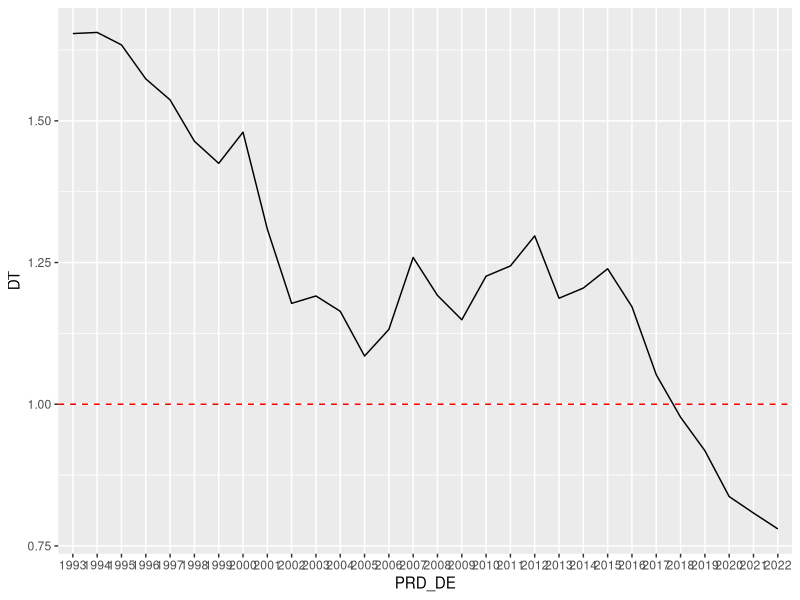
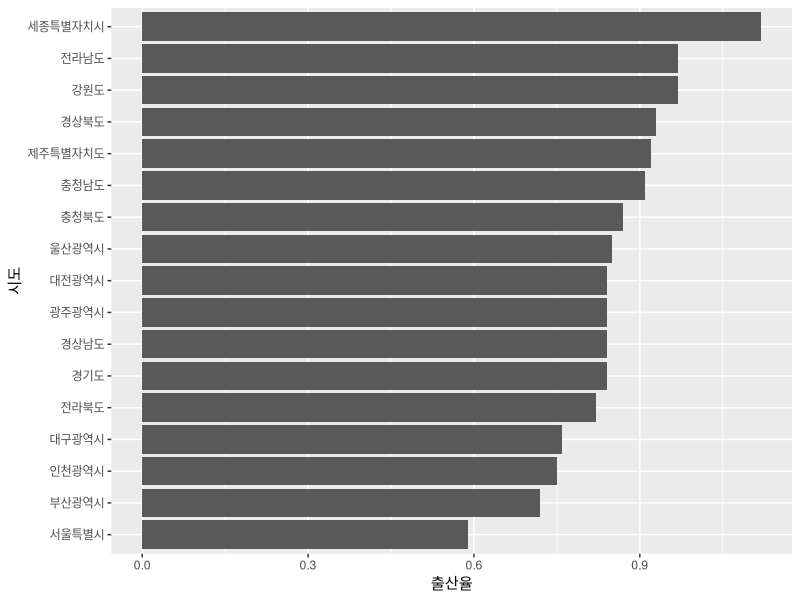
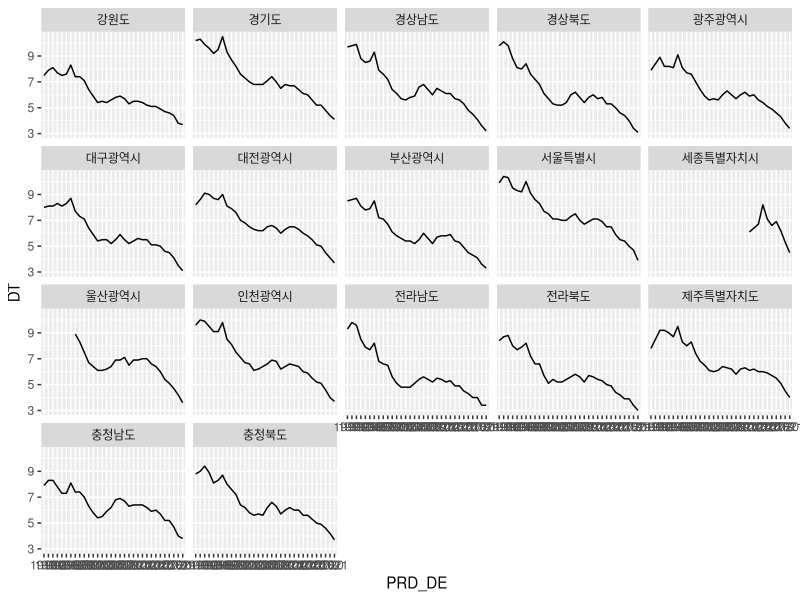
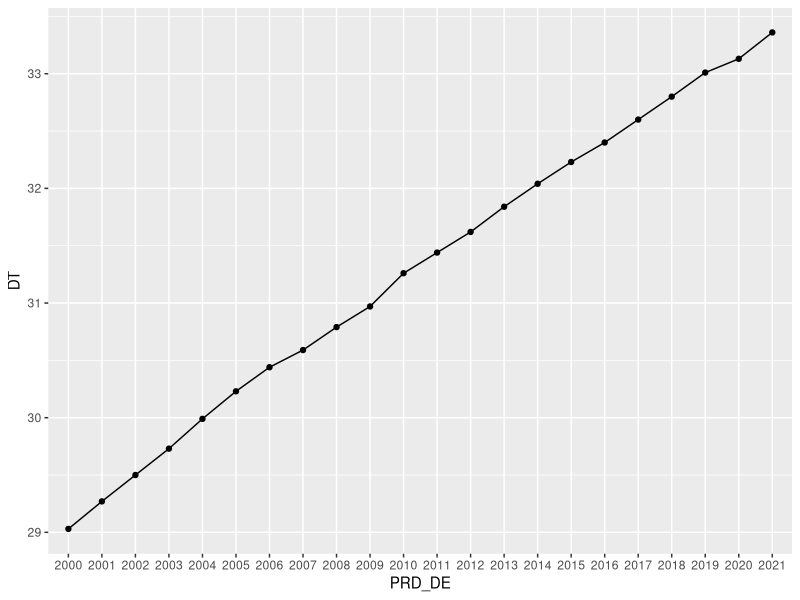
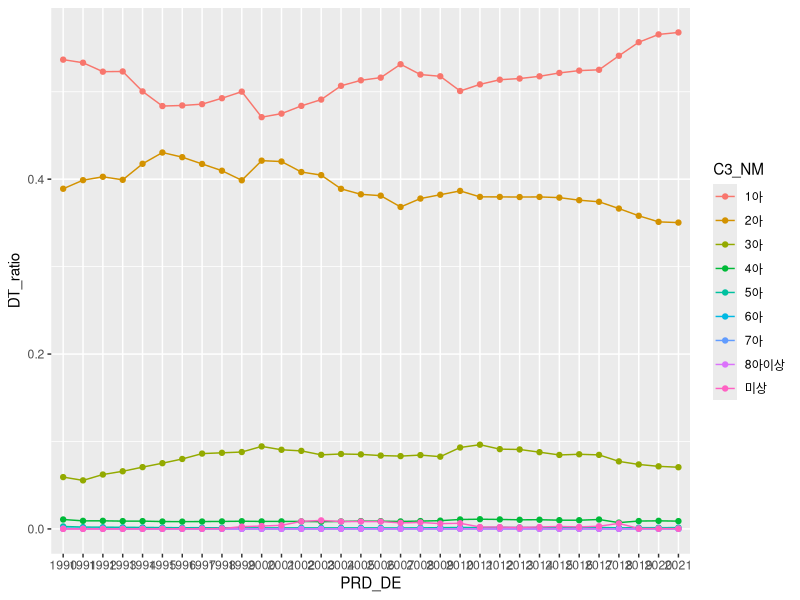

Write R code to recreate these figures, in order.
library(dplyr)
library(tidyr)
library(magrittr)
library(ggplot2)
library(readxl)
library(haven)
library(stringr)
library(forcats)

birth_marry = read_xlsx("midterm.xlsx", sheet = '출산및혼인')
motherage_avg = read_xlsx("midterm.xlsx", sheet = '모나이평균')
motherage_group = read_xlsx("midterm.xlsx", sheet = '모나이그룹')

#1번
birth_marry$DT=as.numeric(birth_marry$DT)

birth_marry %>%
  filter(ITM_NM_ENG=='TFR'&C1_NM=='전국') %>%
  ggplot(aes(x = PRD_DE, y = DT, group = 1)) +
  geom_line() +
  geom_hline(yintercept = 1, color = 'red', linetype = 2)

#한 번도 1 이하로 떨어진 적 없는 출산율이 2018년 들어서 처음으로 1 이하로 떨어졌다.
#출산율의 하락세는 2015년부터 계속되고 있다.


#2번
birth_marry %>%
  filter(!is.na(DT)&C1_NM!='전국'&C1_NM!='국외'&ITM_NM_ENG=='TFR'&PRD_DE=='2022')%>%
  ggplot(aes(x = fct_reorder(C1_NM, DT), y = DT)) +
  geom_col() +
  coord_flip() +
  xlab('시도') +
  ylab('출산율')

#2022년에는 세종시가 가장 높은 출산율을 보였고 서울특별시가 가장 낮은 출산율을 보였다.
#특이한 점은 많은은 광역시들이 평균보다 더 낮은 출산율을 보였다는 점이다.

#3번
birth_marry%>%
  filter(!is.na(DT)&ITM_NM_ENG=="Crude marriage rate(per 1000 population)"&C1_NM!='전국'&C1_NM!='국외')%>%
  ggplot(aes(x = PRD_DE, y = DT, group = 1))+
  geom_line()+
  facet_wrap(~C1_NM)
#모든 시-도의 출산율이 대체적으로 같은 방향을 그리고 있음을 확인할 수 있다.

#4번
motherage_avg$DT=as.numeric(motherage_avg$DT)

motherage_avg%>%
  ggplot(aes(x = PRD_DE, y = DT, group = 1))+
  geom_line()+
  geom_point()

#모의 결혼 연령이 해가 갈수록 꾸준히 증가하고 있는 것을 확인할 수 있다.
#출산율이 낮아짐과 동시에 결혼 연령도 점점 늦춰지는 것이다.

#5번
motherage_group$DT=as.numeric(motherage_group$DT)

motherage_group_wider = motherage_group %>% pivot_wider(names_from = 'PRD_DE', values_from = 'DT')
which(names(motherage_group_wider)=='C2_NM')
motherage_group_wider<-motherage_group_wider[,23:ncol(motherage_group_wider)]

#6번
motherage_group%>%
  filter(C2_NM=='계'&C3_NM!='총계')%>%
  group_by(PRD_DE) %>%
  mutate(DT_ratio = DT / sum(DT)) %>%
  ggplot(aes(x = PRD_DE, y = DT_ratio, group = C3_NM, color = C3_NM)) +
  geom_line()+
  geom_point()

#아동 1명, 2명의 비율이 압도적으로 높은 것을 확인할 수 있다. 
#그리고 2017년부터 1아의 비율은 급격히 늘어나고 2아,3아의 비율은 확연한 감소세를 보이는 것을 확인할 수 있다.